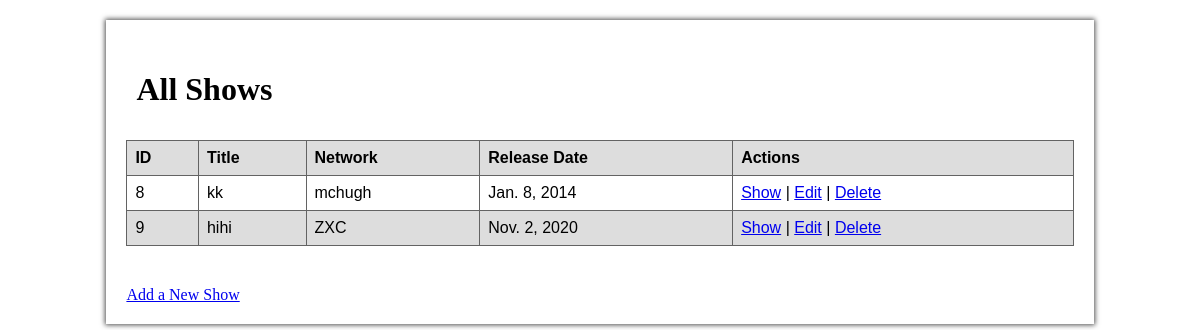
The app's page /shows, older data.
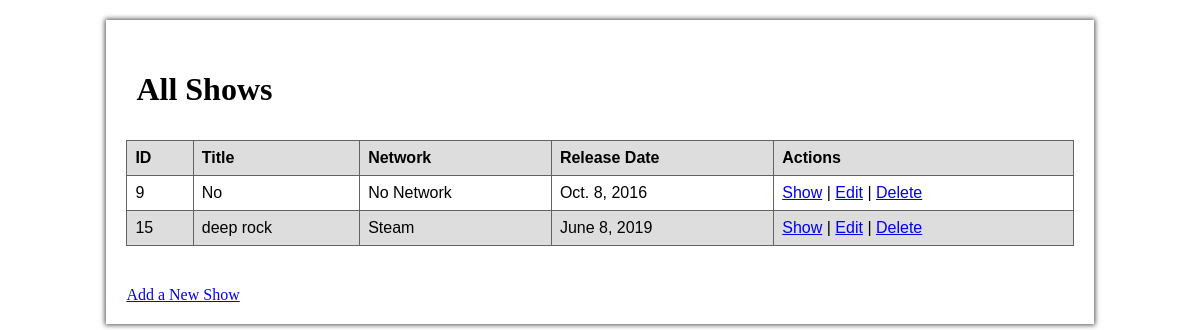
The same page, newer data.
### tv_app/models.py (models this page shows)
class Show(models.Model):
    title = models.CharField(max_length=30)
    network = models.CharField(max_length=30)
    release = models.DateField(auto_now=False, auto_now_add=False, null=True)
    desc = models.TextField(null=True)
    create_at = models.DateTimeField(auto_now_add=True)
    update_at = models.DateTimeField(auto_now=True)

### tv_app/views.py (the view)
# urls.py: path('shows', views.shows),
def shows(request):
    context = {
        'all_shows': Show.objects.all()
    }
    return render(request, 'allShows.html', context)

### tv_app/templates/allShows.html (shortened to what this page needs)
<!DOCTYPE html>
<html lang="en">
<head>
    {% load static %}
    <link rel="stylesheet" type="text/css" href="{% static 'allShows.css' %}">
</head>
<body>
    <div id="Box">
        <div class="titleBox">
            <h1>All Shows</h1>
        </div>
        <div class="bodyBox">
            <table>
                <tr>
                    <th>ID</th>
                    <th>Title</th>
                    <th>Network</th>
                    <th>Release Date</th>
                    <th>Actions</th>
                </tr>
                {% for show in all_shows %}
                    <tr>
                        <td>{{ show.id }}</td>
                        <td>{{ show.title }}</td>
                        <td>{{ show.network }}</td>
                        <td>{{ show.release }}</td>
                        <td>
                            <a href="/shows/{{ show.id }}">Show</a> | <a href="/shows/{{ show.id }}/edit">Edit</a> | <a href="/shows/{{ show.id }}/delete">Delete</a>
                        </td>
                    </tr>
                {% endfor %}
            </table>
        </div>
        <div class="bottomBox">
            <a href="/shows/new">Add a New Show</a>
        </div>
    </div>
</body>
</html>

### tv_app/static/allShows.css (style rules this page uses)
#Box { padding: 20px; box-shadow: 0px 0px 5px 1px rgb(78, 78, 78); width: 80%; margin: 20px auto; }
.titleBox { padding: 10px; }
table { font-family: arial, sans-serif; border-collapse: collapse; width: 100%; margin-bottom: 40px; }
td, th { border: 1px solid #636363; text-align: left; padding: 8px; }
tr:nth-child(odd) { background-color: #dddddd; }

Row changes from the older to the newer data that the page shows:
removed Show: id "8", title "kk", network "mchugh", release "Jan. 8, 2014"
changed Show id 9: title "hihi" → "No"; network "ZXC" → "No Network"; release "Nov. 2, 2020" → "Oct. 8, 2016"
added Show: id "15", title "deep rock", network "Steam", release "June 8, 2019"
